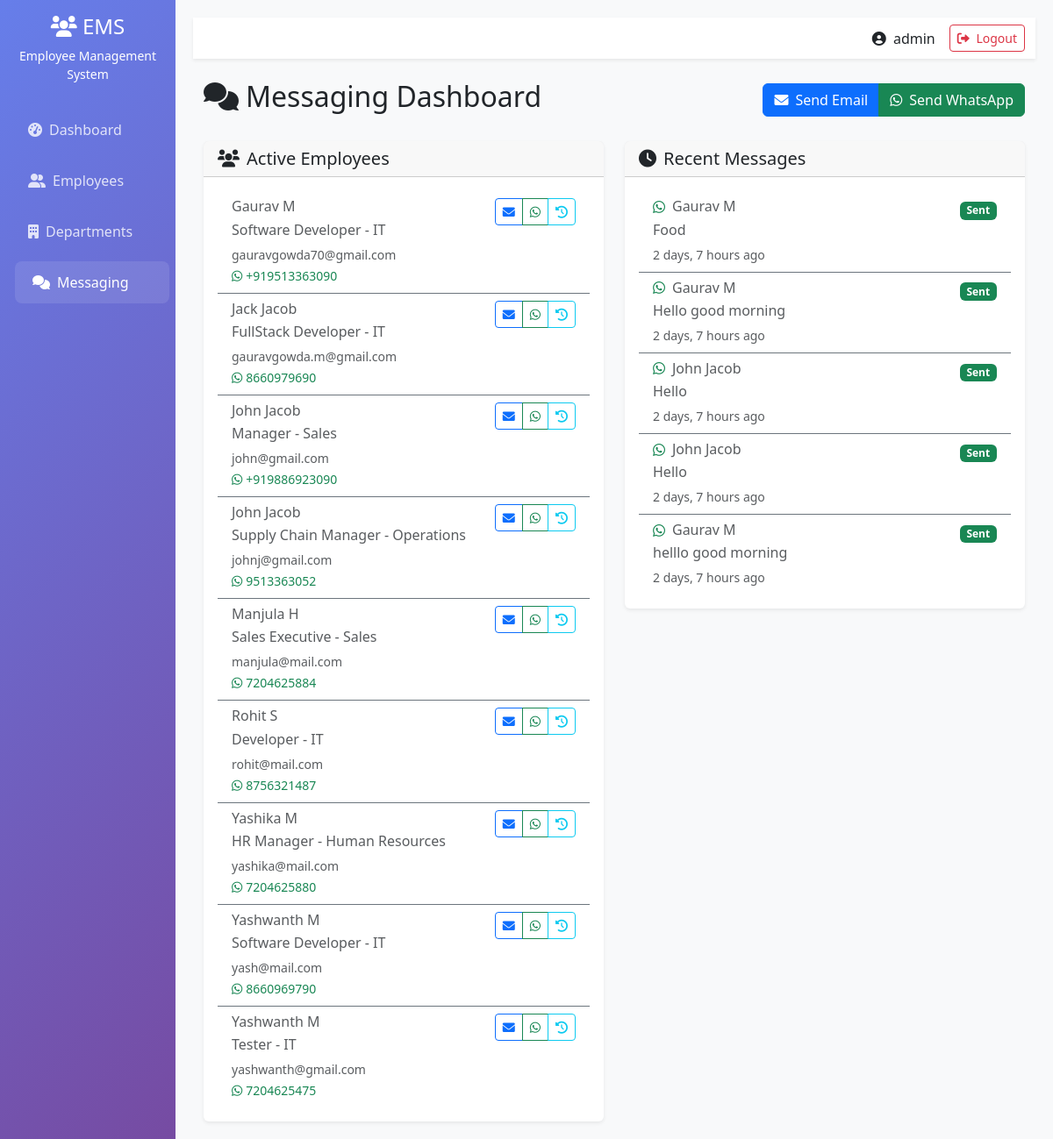
The app's page /messaging/ (signed in), older data.
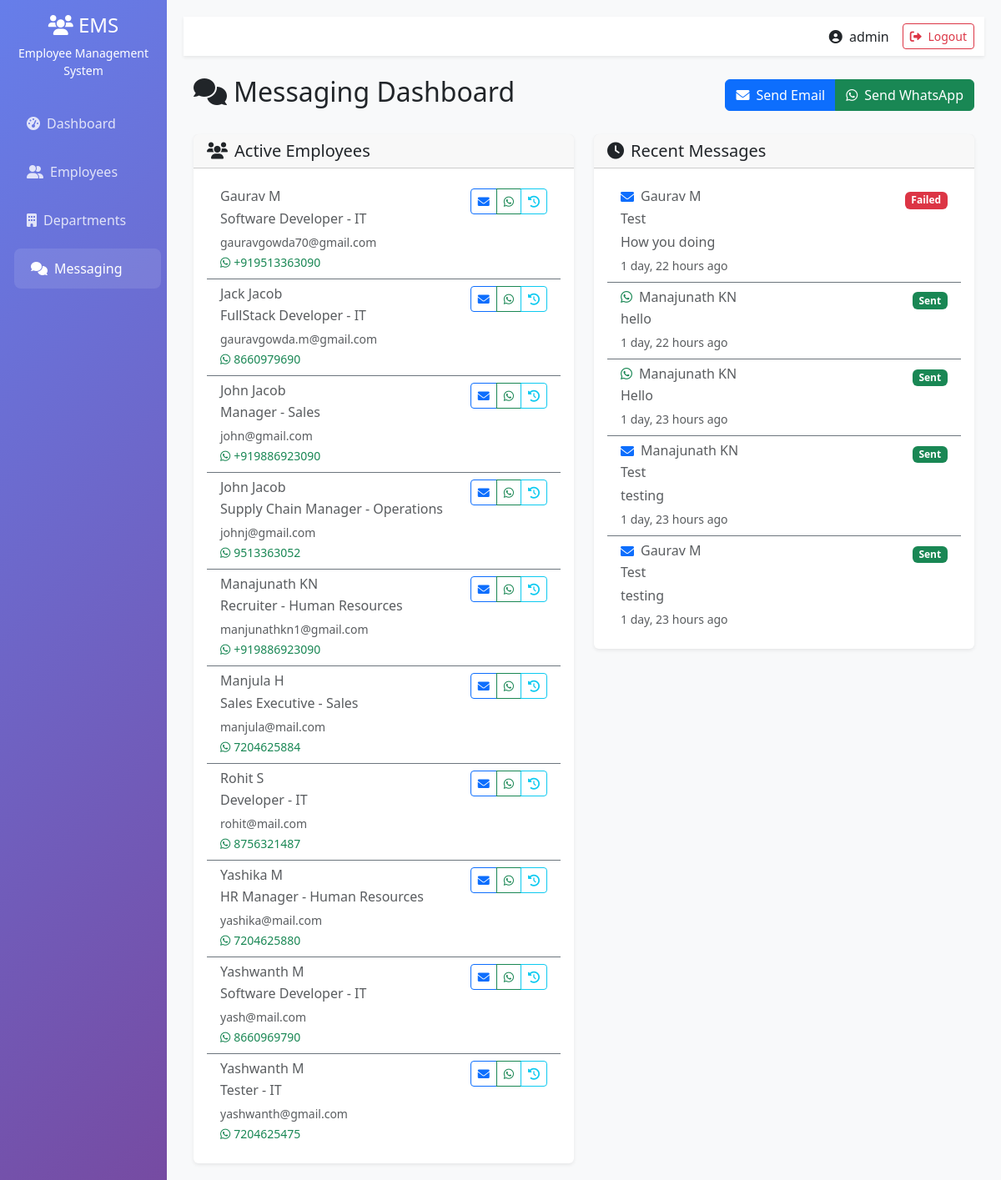
The same page, newer data.
### employees/models.py (models this page shows, shortened)
class Employee(models.Model):
    GENDER_CHOICES = [
        ('M', 'Male'),
        ('F', 'Female'),
        ('O', 'Other'),
    ]
    STATUS_CHOICES = [
        ('active', 'Active'),
        ('inactive', 'Inactive'),
        ('terminated', 'Terminated'),
    ]
    employee_id = models.CharField(max_length=20, unique=True)
    first_name = models.CharField(max_length=50)
    last_name = models.CharField(max_length=50)
    email = models.EmailField(unique=True)
    phone_regex = RegexValidator(
        regex=r'^\+?1?\d{9,15}$',
        message="Phone number must be entered in the format:'+999999999'. upto 15 digits allowed."
    )
    phone_number = models.CharField(validators=[phone_regex], max_length=17)
    date_of_birth = models.DateField()
    gender = models.CharField(max_length=1, choices=GENDER_CHOICES)
    address = models.TextField()
    department = models.ForeignKey(Department, on_delete= models.CASCADE, related_name='employees')
    position = models.CharField(max_length=100)
    salary = models.DecimalField(max_digits=10, decimal_places=2)
    hire_date = models.DateField()
    status = models.CharField(max_length=20, choices=STATUS_CHOICES, default='active')
    created_at = models.DateTimeField(auto_now_add=True)
    updated_at = models.DateTimeField(auto_now=True)
    class Meta:
        ordering = ['first_name', 'last_name']

class Department(models.Model):
    name = models.CharField(max_length=100, unique=True)
    description = models.TextField(blank=True, null=True)
    created_at = models.DateTimeField(auto_now_add=True)
    def __str__(self):
        return self.name
    class Meta:
        ordering = ['name']

class Message(models.Model):
    MESSAGE_TYPES = [
        ('email', 'Email'),
        ('whatsapp', 'WhatsApp'),
    ]
    sender = models.ForeignKey(User, on_delete=models.CASCADE)
    recipient = models.ForeignKey("Employee", on_delete=models.CASCADE)  # ✅ string reference
    message_type = models.CharField(max_length=20, choices=MESSAGE_TYPES)
    subject = models.CharField(max_length=255, blank=True, null=True)
    content = models.TextField()
    is_sent = models.BooleanField(default=False)
    error_message = models.TextField(blank=True, null=True)
    sent_at = models.DateTimeField(auto_now_add=True)

### employees/views.py (the view)
# urls.py: path('messaging/', views.messaging_dashboard, name='messaging_dashboard'),
@login_required
def messaging_dashboard(request):
    employees = Employee.objects.filter(status='active')
    recent_messages = Message.objects.filter(sender=request.user).order_by('-sent_at')[:5]
    context = {
        'employees': employees,
        'recent_messages': recent_messages,
    }
    return render(request, 'messaging/messaging_dashboard.html', context)

### employees/templates/messaging/messaging_dashboard.html (shortened to what the changed rows need)
{% extends 'employees/base.html' %}
{% block content %}
<div class="container-fluid">
    <div class="row">
        <div class="col-12">
            <div class="d-flex justify-content-between align-items-center mb-4">
                <h2><i class="fas fa-comments me-2"></i>Messaging Dashboard</h2>
            </div>
        </div>
    </div>
    <div class="row">
        <div class="col-md-6">
            <div class="card">
                <div class="card-body">
                    <div class="list-group list-group-flush">
                        {% for employee in employees %}
                        <div class="list-group-item bg-transparent border-secondary">
                            <div class="d-flex justify-content-between align-items-start">
                                <div>
                                    <h6 class="mb-1 text-muted">{{ employee.first_name }} {{ employee.last_name }}</h6>
                                    <p class="mb-1 text-muted">{{ employee.position }} - {{ employee.department }}</p>
                                    <small class="text-muted">{{ employee.email }}</small>
                                    {% if employee.phone_number %}
                                        <br><small class="text-success"><i class="fab fa-whatsapp me-1"></i>{{ employee.phone_number }}</small>
                                    {% endif %}
                                </div>
                                <div class="btn-group btn-group-sm" role="group">
                                    <a href="{% url 'send_email_to' employee.id %}" class="btn btn-outline-primary btn-sm" title="Send Email">
                                        <i class="fas fa-envelope"></i>
                                    </a>
                                    {% if employee.phone_number %}
                                    <a href="{% url 'send_whatsapp_to' employee.id %}" class="btn btn-outline-success btn-sm" title="Send WhatsApp">
                                        <i class="fab fa-whatsapp"></i>
                                    </a>
                                    {% endif %}
                                    <a href="{% url 'message_history' employee.id %}" class="btn btn-outline-info btn-sm" title="Message History">
                                        <i class="fas fa-history"></i>
                                    </a>
                                </div>
                            </div>
                        </div>
                        {% empty %}
                        <div class="text-center text-muted p-3">
                            <i class="fas fa-users fa-3x mb-3"></i>
                            <p>No active employees found.</p>
                        </div>
                        {% endfor %}
                    </div>
                </div>
            </div>
        </div>
        <div class="col-md-6">
            <div class="card">
                <div class="card-body">
                    <div class="list-group list-group-flush">
                        {% for message in recent_messages %}
                        <div class="list-group-item bg-transparent border-secondary">
                            <div class="d-flex justify-content-between align-items-start">
                                <div class="flex-grow-1">
                                    <div class="d-flex align-items-center mb-1">
                                        {% if message.message_type == 'email' %}
                                            <i class="fas fa-envelope text-primary me-2"></i>
                                        {% else %}
                                            <i class="fab fa-whatsapp text-success me-2"></i>
                                        {% endif %}
                                        <h6 class="mb-0 text-muted">{{ message.recipient.first_name }} {{ message.recipient.last_name }}</h6>
                                    </div>
                                    {% if message.subject %}
                                        <p class="mb-1 text-muted">{{ message.subject|truncatechars:50 }}</p>
                                    {% endif %}
                                    <p class="mb-1 text-muted">{{ message.content|truncatechars:80 }}</p>
                                    <small class="text-muted">{{ message.sent_at|timesince }} ago</small>
                                </div>
                                <div>
                                    {% if message.is_sent %}
                                        <span class="badge bg-success">Sent</span>
                                    {% else %}
                                        <span class="badge bg-danger">Failed</span>
                                    {% endif %}
                                </div>
                            </div>
                        </div>
                        {% empty %}
                        <div class="text-center text-muted p-3">
                            <i class="fas fa-inbox fa-3x mb-3"></i>
                            <p>No recent messages.</p>
                        </div>
                        {% endfor %}
                    </div>
                </div>
            </div>
        </div>
    </div>
</div>
{% endblock %}

Row changes from the older to the newer data that the page shows:
no longer on this page (row unchanged): Message: message_type "whatsapp" (drawn), recipient.first_name "Gaurav", recipient.last_name "M", content "Food", sent_at "2 days, 7 hours", is_sent "Sent"
no longer on this page (row unchanged): Message: message_type "whatsapp" (drawn), recipient.first_name "Gaurav", recipient.last_name "M", content "Hello good morning", sent_at "2 days, 7 hours", is_sent "Sent"
no longer on this page (row unchanged): Message: message_type "whatsapp" (drawn), recipient.first_name "John", recipient.last_name "Jacob", content "Hello", sent_at "2 days, 7 hours", is_sent "Sent"
no longer on this page (row unchanged): Message: message_type "whatsapp" (drawn), recipient.first_name "John", recipient.last_name "Jacob", content "Hello", sent_at "2 days, 7 hours", is_sent "Sent"
no longer on this page (row unchanged): Message: message_type "whatsapp" (drawn), recipient.first_name "Gaurav", recipient.last_name "M", content "helllo good morning", sent_at "2 days, 7 hours", is_sent "Sent"
added Employee: first_name "Manajunath", last_name "KN", position "Recruiter", department "Human Resources", email "manjunathkn1@gmail.com", phone_number "+919886923090"
added Message: message_type "email" (drawn), recipient.first_name "Gaurav", recipient.last_name "M", subject "Test", content "How you doing", sent_at "1 day, 22 hours", is_sent "Failed"
added Message: message_type "whatsapp" (drawn), recipient.first_name "Manajunath", recipient.last_name "KN", content "hello", sent_at "1 day, 22 hours", is_sent "Sent"
added Message: message_type "whatsapp" (drawn), recipient.first_name "Manajunath", recipient.last_name "KN", content "Hello", sent_at "1 day, 23 hours", is_sent "Sent"
added Message: message_type "email" (drawn), recipient.first_name "Manajunath", recipient.last_name "KN", subject "Test", content "testing", sent_at "1 day, 23 hours", is_sent "Sent"
added Message: message_type "email" (drawn), recipient.first_name "Gaurav", recipient.last_name "M", subject "Test", content "testing", sent_at "1 day, 23 hours", is_sent "Sent"
